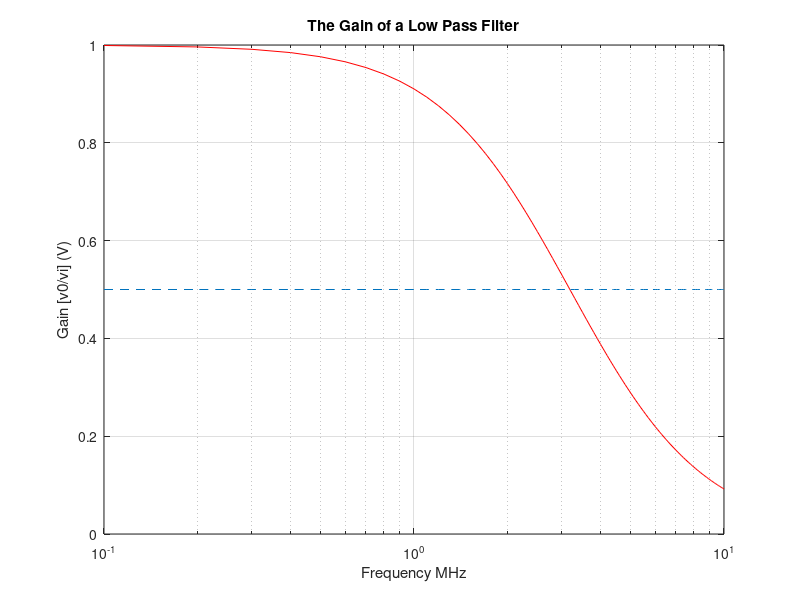

Source code (MATLAB):
%Ece2412 lab 1

clear
clc
clf
close all
%values for our low pass filter%
r = 50; %ohms%
c = 1*(10^-9); %farads%
% freq = (0:0.1:10); %100 increments for accuracy

freq = linspace(0, 10, 101);
w = freq*2*(pi)*(10^6);
res = 1./(1+(1j*(w*r*c)));
res2 = repelem(0.5,101);

%freq = log(freq);
semilogx(freq,real(res),'r',freq,res2,'--')
xlabel('Frequency MHz');
ylabel('Gain [v0/vi] (V)');
title('The Gain of a Low Pass Filter');
%grid minor; % Optional
grid;